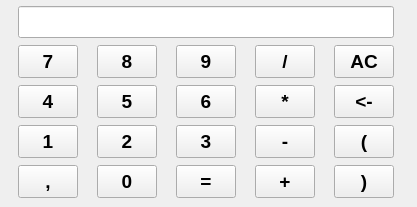
<?xml version="1.0" encoding="UTF-8"?>
<ui version="4.0">
 <class>CalculadoraBIR</class>
 <widget class="QWidget" name="CalculadoraBIR">
  <property name="windowModality">
   <enum>Qt::ApplicationModal</enum>
  </property>
  <property name="enabled">
   <bool>true</bool>
  </property>
  <property name="geometry">
   <rect>
    <x>0</x>
    <y>0</y>
    <width>417</width>
    <height>207</height>
   </rect>
  </property>
  <property name="sizePolicy">
   <sizepolicy hsizetype="Minimum" vsizetype="Minimum">
    <horstretch>0</horstretch>
    <verstretch>0</verstretch>
   </sizepolicy>
  </property>
  <property name="minimumSize">
   <size>
    <width>417</width>
    <height>207</height>
   </size>
  </property>
  <property name="maximumSize">
   <size>
    <width>417</width>
    <height>207</height>
   </size>
  </property>
  <property name="baseSize">
   <size>
    <width>0</width>
    <height>0</height>
   </size>
  </property>
  <property name="mouseTracking">
   <bool>true</bool>
  </property>
  <property name="acceptDrops">
   <bool>true</bool>
  </property>
  <property name="windowTitle">
   <string>CalculadoraBIR</string>
  </property>
  <property name="windowOpacity">
   <double>1.000000000000000</double>
  </property>
  <property name="layoutDirection">
   <enum>Qt::LeftToRight</enum>
  </property>
  <property name="autoFillBackground">
   <bool>true</bool>
  </property>
  <layout class="QGridLayout" name="gridLayout" columnminimumwidth="0,0,0,0,0">
   <property name="sizeConstraint">
    <enum>QLayout::SetDefaultConstraint</enum>
   </property>
   <property name="leftMargin">
    <number>6</number>
   </property>
   <property name="topMargin">
    <number>6</number>
   </property>
   <property name="rightMargin">
    <number>6</number>
   </property>
   <property name="bottomMargin">
    <number>6</number>
   </property>
   <property name="spacing">
    <number>7</number>
   </property>
   <item row="1" column="2">
    <widget class="QPushButton" name="Button_9">
     <property name="enabled">
      <bool>true</bool>
     </property>
     <property name="maximumSize">
      <size>
       <width>60</width>
       <height>33</height>
      </size>
     </property>
     <property name="font">
      <font>
       <pointsize>14</pointsize>
       <weight>75</weight>
       <bold>true</bold>
      </font>
     </property>
     <property name="cursor">
      <cursorShape>PointingHandCursor</cursorShape>
     </property>
     <property name="text">
      <string>9</string>
     </property>
     <property name="shortcut">
      <string>9</string>
     </property>
    </widget>
   </item>
   <item row="1" column="1">
    <widget class="QPushButton" name="Button_8">
     <property name="enabled">
      <bool>true</bool>
     </property>
     <property name="maximumSize">
      <size>
       <width>60</width>
       <height>33</height>
      </size>
     </property>
     <property name="font">
      <font>
       <pointsize>14</pointsize>
       <weight>75</weight>
       <bold>true</bold>
      </font>
     </property>
     <property name="cursor">
      <cursorShape>PointingHandCursor</cursorShape>
     </property>
     <property name="text">
      <string>8</string>
     </property>
     <property name="shortcut">
      <string>8</string>
     </property>
    </widget>
   </item>
   <item row="1" column="4">
    <widget class="QPushButton" name="Button_AC">
     <property name="enabled">
      <bool>true</bool>
     </property>
     <property name="maximumSize">
      <size>
       <width>60</width>
       <height>33</height>
      </size>
     </property>
     <property name="font">
      <font>
       <pointsize>14</pointsize>
       <weight>75</weight>
       <bold>true</bold>
      </font>
     </property>
     <property name="cursor">
      <cursorShape>PointingHandCursor</cursorShape>
     </property>
     <property name="text">
      <string>AC</string>
     </property>
     <property name="shortcut">
      <string>Esc</string>
     </property>
    </widget>
   </item>
   <item row="2" column="3">
    <widget class="QPushButton" name="Button_Times">
     <property name="enabled">
      <bool>true</bool>
     </property>
     <property name="maximumSize">
      <size>
       <width>60</width>
       <height>33</height>
      </size>
     </property>
     <property name="font">
      <font>
       <pointsize>14</pointsize>
       <weight>75</weight>
       <bold>true</bold>
      </font>
     </property>
     <property name="cursor">
      <cursorShape>PointingHandCursor</cursorShape>
     </property>
     <property name="text">
      <string>*</string>
     </property>
     <property name="shortcut">
      <string>*</string>
     </property>
    </widget>
   </item>
   <item row="4" column="1">
    <widget class="QPushButton" name="Button_0">
     <property name="enabled">
      <bool>true</bool>
     </property>
     <property name="maximumSize">
      <size>
       <width>60</width>
       <height>33</height>
      </size>
     </property>
     <property name="font">
      <font>
       <pointsize>14</pointsize>
       <weight>75</weight>
       <bold>true</bold>
      </font>
     </property>
     <property name="cursor">
      <cursorShape>PointingHandCursor</cursorShape>
     </property>
     <property name="text">
      <string>0</string>
     </property>
     <property name="shortcut">
      <string>0</string>
     </property>
    </widget>
   </item>
   <item row="4" column="2">
    <widget class="QPushButton" name="Button_Equal">
     <property name="enabled">
      <bool>true</bool>
     </property>
     <property name="maximumSize">
      <size>
       <width>60</width>
       <height>33</height>
      </size>
     </property>
     <property name="font">
      <font>
       <pointsize>14</pointsize>
       <weight>75</weight>
       <bold>true</bold>
      </font>
     </property>
     <property name="cursor">
      <cursorShape>PointingHandCursor</cursorShape>
     </property>
     <property name="text">
      <string>=</string>
     </property>
     <property name="shortcut">
      <string>Return</string>
     </property>
    </widget>
   </item>
   <item row="3" column="0">
    <widget class="QPushButton" name="Button_1">
     <property name="enabled">
      <bool>true</bool>
     </property>
     <property name="maximumSize">
      <size>
       <width>60</width>
       <height>33</height>
      </size>
     </property>
     <property name="font">
      <font>
       <pointsize>14</pointsize>
       <weight>75</weight>
       <bold>true</bold>
      </font>
     </property>
     <property name="cursor">
      <cursorShape>PointingHandCursor</cursorShape>
     </property>
     <property name="text">
      <string>1</string>
     </property>
     <property name="shortcut">
      <string>1</string>
     </property>
    </widget>
   </item>
   <item row="1" column="0">
    <widget class="QPushButton" name="Button_7">
     <property name="enabled">
      <bool>true</bool>
     </property>
     <property name="maximumSize">
      <size>
       <width>60</width>
       <height>33</height>
      </size>
     </property>
     <property name="font">
      <font>
       <pointsize>14</pointsize>
       <weight>75</weight>
       <bold>true</bold>
      </font>
     </property>
     <property name="cursor">
      <cursorShape>PointingHandCursor</cursorShape>
     </property>
     <property name="text">
      <string>7</string>
     </property>
     <property name="shortcut">
      <string>7</string>
     </property>
    </widget>
   </item>
   <item row="1" column="3">
    <widget class="QPushButton" name="Button_Split">
     <property name="enabled">
      <bool>true</bool>
     </property>
     <property name="maximumSize">
      <size>
       <width>60</width>
       <height>33</height>
      </size>
     </property>
     <property name="font">
      <font>
       <pointsize>14</pointsize>
       <weight>75</weight>
       <bold>true</bold>
      </font>
     </property>
     <property name="cursor">
      <cursorShape>PointingHandCursor</cursorShape>
     </property>
     <property name="text">
      <string>/</string>
     </property>
     <property name="shortcut">
      <string>/</string>
     </property>
    </widget>
   </item>
   <item row="2" column="2">
    <widget class="QPushButton" name="Button_6">
     <property name="enabled">
      <bool>true</bool>
     </property>
     <property name="maximumSize">
      <size>
       <width>60</width>
       <height>33</height>
      </size>
     </property>
     <property name="font">
      <font>
       <pointsize>14</pointsize>
       <weight>75</weight>
       <bold>true</bold>
      </font>
     </property>
     <property name="cursor">
      <cursorShape>PointingHandCursor</cursorShape>
     </property>
     <property name="text">
      <string>6</string>
     </property>
     <property name="shortcut">
      <string>6</string>
     </property>
    </widget>
   </item>
   <item row="2" column="4">
    <widget class="QPushButton" name="Button_Backspace">
     <property name="enabled">
      <bool>true</bool>
     </property>
     <property name="maximumSize">
      <size>
       <width>60</width>
       <height>33</height>
      </size>
     </property>
     <property name="font">
      <font>
       <pointsize>14</pointsize>
       <weight>75</weight>
       <bold>true</bold>
      </font>
     </property>
     <property name="cursor">
      <cursorShape>PointingHandCursor</cursorShape>
     </property>
     <property name="text">
      <string>&lt;-</string>
     </property>
     <property name="shortcut">
      <string>Backspace</string>
     </property>
    </widget>
   </item>
   <item row="3" column="4">
    <widget class="QPushButton" name="Button_OpenBracket">
     <property name="enabled">
      <bool>true</bool>
     </property>
     <property name="maximumSize">
      <size>
       <width>60</width>
       <height>33</height>
      </size>
     </property>
     <property name="font">
      <font>
       <pointsize>14</pointsize>
       <weight>75</weight>
       <bold>true</bold>
      </font>
     </property>
     <property name="cursor">
      <cursorShape>PointingHandCursor</cursorShape>
     </property>
     <property name="mouseTracking">
      <bool>false</bool>
     </property>
     <property name="text">
      <string>(</string>
     </property>
     <property name="shortcut">
      <string>(</string>
     </property>
    </widget>
   </item>
   <item row="4" column="3">
    <widget class="QPushButton" name="Button_Plus">
     <property name="enabled">
      <bool>true</bool>
     </property>
     <property name="maximumSize">
      <size>
       <width>60</width>
       <height>33</height>
      </size>
     </property>
     <property name="font">
      <font>
       <pointsize>14</pointsize>
       <weight>75</weight>
       <bold>true</bold>
      </font>
     </property>
     <property name="cursor">
      <cursorShape>PointingHandCursor</cursorShape>
     </property>
     <property name="text">
      <string>+</string>
     </property>
     <property name="shortcut">
      <string>+</string>
     </property>
    </widget>
   </item>
   <item row="4" column="4">
    <widget class="QPushButton" name="Button_CloseBracket">
     <property name="enabled">
      <bool>true</bool>
     </property>
     <property name="maximumSize">
      <size>
       <width>60</width>
       <height>33</height>
      </size>
     </property>
     <property name="font">
      <font>
       <pointsize>14</pointsize>
       <weight>75</weight>
       <bold>true</bold>
      </font>
     </property>
     <property name="cursor">
      <cursorShape>PointingHandCursor</cursorShape>
     </property>
     <property name="text">
      <string>)</string>
     </property>
     <property name="shortcut">
      <string>)</string>
     </property>
    </widget>
   </item>
   <item row="2" column="1">
    <widget class="QPushButton" name="Button_5">
     <property name="enabled">
      <bool>true</bool>
     </property>
     <property name="maximumSize">
      <size>
       <width>60</width>
       <height>33</height>
      </size>
     </property>
     <property name="font">
      <font>
       <pointsize>14</pointsize>
       <weight>75</weight>
       <bold>true</bold>
      </font>
     </property>
     <property name="cursor">
      <cursorShape>PointingHandCursor</cursorShape>
     </property>
     <property name="text">
      <string>5</string>
     </property>
     <property name="shortcut">
      <string>5</string>
     </property>
    </widget>
   </item>
   <item row="3" column="1">
    <widget class="QPushButton" name="Button_2">
     <property name="enabled">
      <bool>true</bool>
     </property>
     <property name="maximumSize">
      <size>
       <width>60</width>
       <height>33</height>
      </size>
     </property>
     <property name="font">
      <font>
       <pointsize>14</pointsize>
       <weight>75</weight>
       <bold>true</bold>
      </font>
     </property>
     <property name="cursor">
      <cursorShape>PointingHandCursor</cursorShape>
     </property>
     <property name="text">
      <string>2</string>
     </property>
     <property name="shortcut">
      <string>2</string>
     </property>
    </widget>
   </item>
   <item row="4" column="0">
    <widget class="QPushButton" name="Button_Dot">
     <property name="enabled">
      <bool>true</bool>
     </property>
     <property name="maximumSize">
      <size>
       <width>60</width>
       <height>33</height>
      </size>
     </property>
     <property name="font">
      <font>
       <pointsize>14</pointsize>
       <weight>75</weight>
       <bold>true</bold>
      </font>
     </property>
     <property name="cursor">
      <cursorShape>PointingHandCursor</cursorShape>
     </property>
     <property name="text">
      <string>,</string>
     </property>
     <property name="shortcut">
      <string>,</string>
     </property>
    </widget>
   </item>
   <item row="2" column="0">
    <widget class="QPushButton" name="Button_4">
     <property name="enabled">
      <bool>true</bool>
     </property>
     <property name="maximumSize">
      <size>
       <width>60</width>
       <height>33</height>
      </size>
     </property>
     <property name="font">
      <font>
       <pointsize>14</pointsize>
       <weight>75</weight>
       <bold>true</bold>
      </font>
     </property>
     <property name="cursor">
      <cursorShape>PointingHandCursor</cursorShape>
     </property>
     <property name="text">
      <string>4</string>
     </property>
     <property name="shortcut">
      <string>4</string>
     </property>
    </widget>
   </item>
   <item row="0" column="0" colspan="5">
    <widget class="QLineEdit" name="LCD">
     <property name="maximumSize">
      <size>
       <width>500</width>
       <height>32</height>
      </size>
     </property>
     <property name="font">
      <font>
       <pointsize>14</pointsize>
       <weight>75</weight>
       <bold>true</bold>
      </font>
     </property>
     <property name="layoutDirection">
      <enum>Qt::RightToLeft</enum>
     </property>
     <property name="maxLength">
      <number>100</number>
     </property>
     <property name="cursorPosition">
      <number>0</number>
     </property>
     <property name="alignment">
      <set>Qt::AlignRight|Qt::AlignTrailing|Qt::AlignVCenter</set>
     </property>
     <property name="dragEnabled">
      <bool>false</bool>
     </property>
     <property name="readOnly">
      <bool>false</bool>
     </property>
     <property name="clearButtonEnabled">
      <bool>true</bool>
     </property>
    </widget>
   </item>
   <item row="3" column="2">
    <widget class="QPushButton" name="Button_3">
     <property name="enabled">
      <bool>true</bool>
     </property>
     <property name="maximumSize">
      <size>
       <width>60</width>
       <height>33</height>
      </size>
     </property>
     <property name="font">
      <font>
       <pointsize>14</pointsize>
       <weight>75</weight>
       <bold>true</bold>
      </font>
     </property>
     <property name="cursor">
      <cursorShape>PointingHandCursor</cursorShape>
     </property>
     <property name="text">
      <string>3</string>
     </property>
     <property name="shortcut">
      <string>3</string>
     </property>
    </widget>
   </item>
   <item row="3" column="3">
    <widget class="QPushButton" name="Button_Minus">
     <property name="enabled">
      <bool>true</bool>
     </property>
     <property name="maximumSize">
      <size>
       <width>60</width>
       <height>33</height>
      </size>
     </property>
     <property name="font">
      <font>
       <pointsize>14</pointsize>
       <weight>75</weight>
       <bold>true</bold>
      </font>
     </property>
     <property name="cursor">
      <cursorShape>PointingHandCursor</cursorShape>
     </property>
     <property name="text">
      <string>-</string>
     </property>
     <property name="shortcut">
      <string>-</string>
     </property>
    </widget>
   </item>
  </layout>
 </widget>
 <layoutdefault spacing="6" margin="11"/>
 <resources/>
 <connections/>
</ui>
